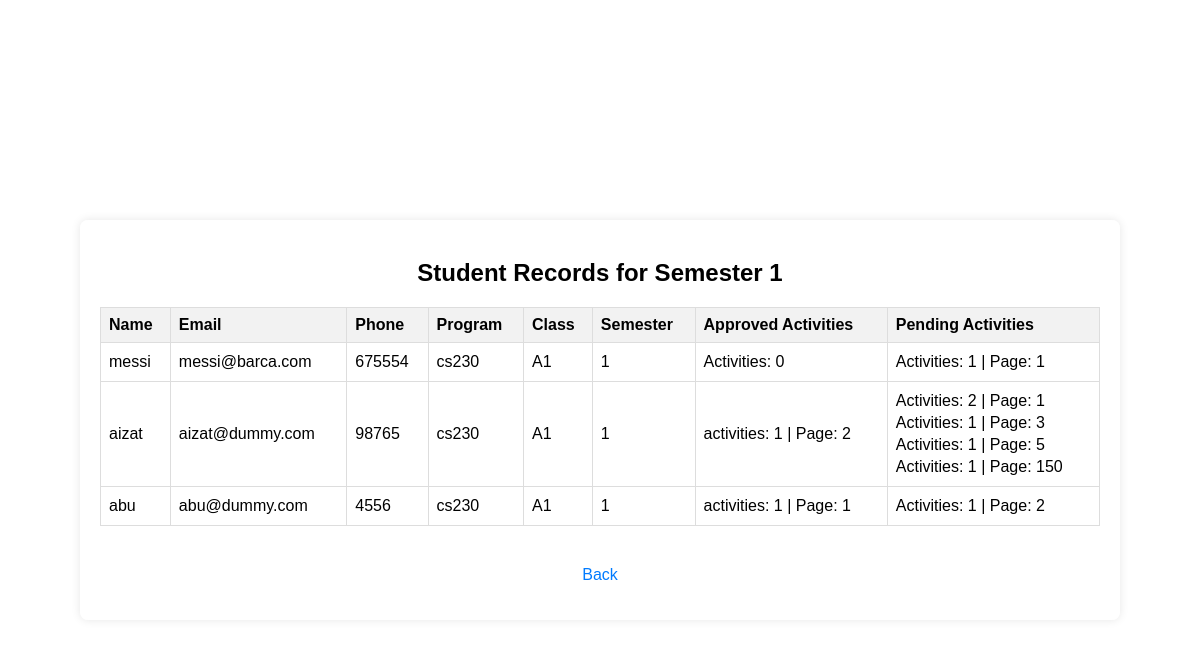
/myapp/records/semester/1/ (signed in), run on the app's committed database.
### myapp/models.py (models this page shows, shortened)
class Student(models.Model):
    user = models.OneToOneField(User, on_delete=models.CASCADE)
    student_name = models.CharField(max_length=100)
    student_email = models.EmailField(unique=True)
    student_phone = models.CharField(max_length=15)
    student_program = models.CharField(max_length=100)
    student_class = models.CharField(max_length=100)
    student_sem = models.CharField(max_length=15,default=1)

### myapp/views.py (the view)
# urls.py: path('records/semester/<int:sem>/', views.student_records_by_semester, name='student_records_by_semester'),
def student_records_by_semester(request, sem):
    if not request.user.is_superuser:  # Ensure only teachers access this view
        return redirect('home')
    students = Student.objects.filter(student_sem=sem)
    approved_activities = Activity.objects.filter(student__student_sem=sem, approved=True).values('student', 'page').annotate(count=Count('id'))
    pending_activities = Activity.objects.filter(student__student_sem=sem, approved=None).values('student', 'page').annotate(count=Count('id'))
    approved_activities_dict = {}
    pending_activities_dict = {}
    for activity in approved_activities:
        student_id = activity['student']
        if student_id not in approved_activities_dict:
            approved_activities_dict[student_id] = []
        approved_activities_dict[student_id].append({'count': activity['count'], 'page': activity['page']})
    for activity in pending_activities:
        student_id = activity['student']
        if student_id not in pending_activities_dict:
            pending_activities_dict[student_id] = []
        pending_activities_dict[student_id].append({'count': activity['count'], 'page': activity['page']})
    context = {
        'students': students,
        'semester': sem,
        'approved_activities_dict': approved_activities_dict,
        'pending_activities_dict': pending_activities_dict,
    }
    return render(request, 'student_records_by_semester.html', context)

### myapp/templatetags/custom_filters.py (called while the page is built)
@register.filter
def get_item(dictionary, key):
    return dictionary.get(key)

### myapp/templates/student_records_by_semester.html (shortened to what this page needs)
{% load custom_filters %}
{% load static %}
<!DOCTYPE html>
<html lang="en">
<head>
</head>
<body>
    <div class="record-container">
        <h2>Student Records for Semester {{ semester }}</h2>
        <table>
            <thead>
                <tr>
                    <th>Name</th>
                    <th>Email</th>
                    <th>Phone</th>
                    <th>Program</th>
                    <th>Class</th>
                    <th>Semester</th>
                    <th>Approved Activities</th>
                    <th>Pending Activities</th>
                </tr>
            </thead>
            <tbody>
                {% for student in students %}
                    <tr>
                        <td>{{ student.student_name }}</td>
                        <td>{{ student.student_email }}</td>
                        <td>{{ student.student_phone }}</td>
                        <td>{{ student.student_program }}</td>
                        <td>{{ student.student_class }}</td>
                        <td>{{ student.student_sem }}</td>
                        <td>
                            {% with approved_activities_dict|get_item:student.id as approved_activities %}
                                {% if approved_activities %}
                                    {% for activity in approved_activities %}
                                        <p>activities: {{ activity.count }} | Page: {{ activity.page }}</p>
                                    {% endfor %}
                                {% else %}
                                    <p>Activities: 0</p>
                                {% endif %}
                            {% endwith %}
                        </td>
                        <td>
                            {% with pending_activities_dict|get_item:student.id as pending_activities %}
                                {% if pending_activities %}
                                    {% for activity in pending_activities %}
                                        <p>Activities: {{ activity.count }} | Page: {{ activity.page }}</p>
                                    {% endfor %}
                                {% else %}
                                    <p>Activities: 0</p>
                                {% endif %}
                            {% endwith %}
                        </td>
                    </tr>
                {% endfor %}
            </tbody>
        </table>
        <p><a href="{% url 'semester_buttons' %}">Back</a></p>
    </div>
</body>
</html>

### data on the page
Student: student_name "messi", student_email "messi@barca.com", student_phone "675554", student_program "cs230", student_class "A1", student_sem "1", shows "Activities: 0", count "1", page "1"
Student: student_name "aizat", student_email "aizat@dummy.com", student_phone "98765", student_program "cs230", student_class "A1", student_sem "1", count "1", page "2", count "2" "1" "1" "1", page "1" "3" "5" "150"
Student: student_name "abu", student_email "abu@dummy.com", student_phone "4556", student_program "cs230", student_class "A1", student_sem "1", count "1", page "1", count "1", page "2"

### other printed values
{{ semester }} "1"
